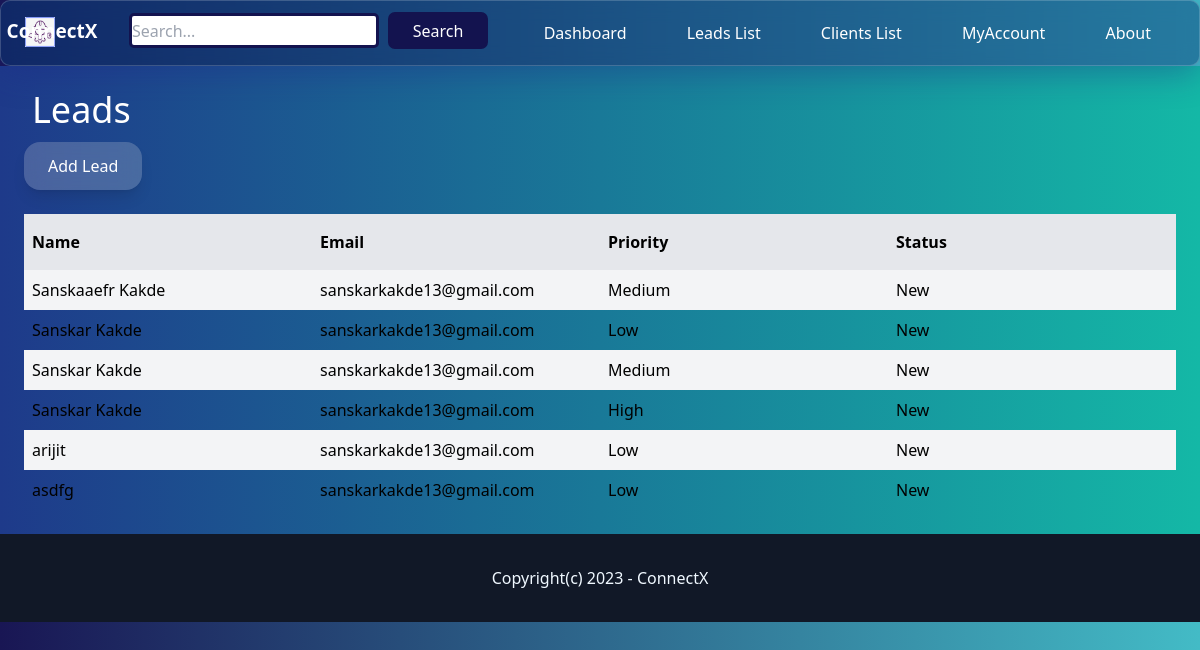
Screenshot of /dashboard/leads/ (signed in) with the database file from the repository.
### leads/models.py (models this page shows, shortened)
class Lead(models.Model):
    LOW = 'low'
    MEDIUM = 'medium'
    HIGH = 'high'
    CHOICES_PRIORITY = (
        (LOW, 'Low'),
        (MEDIUM, 'Medium'),
        (HIGH, 'High'),
    )
    NEW = 'new'
    CONTACTED = 'contacted'
    WON = 'won'
    LOST = 'lost'
    CHOICES_STATUS = (
        (NEW, 'New'),
        (CONTACTED, 'Contacted'),
        (WON, 'Won'),
        (LOST, 'Lost'),
    )
    plot = 'plot'
    readyTomove = 'readyTomove'
    apartment = 'apartment'
    Property_type=(
        (plot, 'plot'),
        (readyTomove, 'readyTomove'),
        (apartment, 'apartment'),
    )
    team = models.ForeignKey(Team, related_name='leads', on_delete=models.CASCADE)
    name = models.CharField(max_length=255)
    email = models.EmailField()
    phone = models.CharField(max_length=11,default=' ')
    Address = models.TextField(max_length=50, default=' ',blank=False,null=False)
    property_price = models.IntegerField(default='00')
    property_size = models.CharField(max_length=25,default=' ')
    property_locality = models.CharField(max_length=25, default=' ')
    property_type = models.CharField(max_length=11, choices=Property_type, default=plot)
    priority = models.CharField(max_length=10, choices=CHOICES_PRIORITY, default=MEDIUM)
    status = models.CharField(max_length=10, choices=CHOICES_STATUS, default=NEW)
    converted_to_client = models.BooleanField(default=False)
    created_by = models.ForeignKey(User, related_name='leads', on_delete=models.CASCADE)
    created_at = models.DateTimeField(auto_now_add=True)
    modified_at = models.DateTimeField(auto_now=True)
    class Meta:
        ordering = ('name',)

### leads/views.py (the view)
# urls.py: path('', views.LeadListView.as_view(), name='list'),
class LeadListView(LoginRequiredMixin, ListView):
    model = Lead
    def get_queryset(self):
        queryset = super(LeadListView, self).get_queryset()
        team = self.request.user.userprofile.active_team
        return queryset.filter(team=team,converted_to_client=False)

### teams/context_processors.py (called while the page is built)
def active_team(request):
    if request.user.is_authenticated:
        active_team = request.user.userprofile.get_active_team()
        if not active_team:
            active_team = Team.objects.filter(created_by=request.user)[0]
    else:
        active_team = None
    return {'active_team': active_team}

### userprofile/models.py (called while the page is built)
    def get_active_team(self):
        if self.active_team:
            return self.active_team
        else:
            return Team.objects.filter(members__in=[self.user.id]).first()

### leads/templates/leads/lead_list.html (shortened to what this page needs)
{% extends 'core/base.html' %}
{% block content %}
    <div class="py-6 px-6 bg-gradient-to-r from-blue-900 to-teal-500">
    <h1 class="text-4xl text-white" style="padding-left: 8px; padding-bottom: 12px;">Leads</h1>
    <a href="{% url 'leads:add' %}" class="inline-block py-3 px-6 mx-auto shadow-lg
        bg-light-gray-400 text-white
        rounded-2xl hover:font-bold  hover:text-black"
        style="background-color: rgb(231 231 231 / 22%);backdrop-filter: blur(10px);">
        Add Lead
    </a>
        {% if object_list %}
        <div class="mt-6 flex justify-between">
                <p class="py-4 px-2 bg-gray-200 font-semibold w-full">Name</p>
                <p class="py-4 px-2 bg-gray-200 font-semibold w-full">Email</p>
                <p class="py-4 px-2 bg-gray-200 font-semibold w-full">Priority</p>
                <p class="py-4 px-2 bg-gray-200 font-semibold w-full">Status</p>
            </div>
            {% for lead in object_list %}
                <div class="flex justify-between">
                    <p class="py-2 px-2 w-full {% cycle 'bg-gray-100' '' %}">
                        <a href="{% url 'leads:detail' lead.id %}">{{ lead.name }}</a>
                    </p>
                    <p class="py-2 px-2 w-full {% cycle 'bg-gray-100' '' %}">{{ lead.email }}</p>
                    <p class="py-2 px-2 w-full {% cycle 'bg-gray-100' '' %}">{{ lead.get_priority_display }}</p>
                    <p class="py-2 px-2 w-full {% cycle 'bg-gray-100' '' %}">{{ lead.get_status_display }}</p>
                </div>
                {% endfor %}
    {% else %}
            <p class="mt-6 px-2 text-white">There are no entries yet...</p>
    {% endif %}
</div>
{% endblock %}

### core/templates/core/base.html (style rules this page uses)
body { background: #191654; background: -webkit-linear-gradient(to left, #43bbc6,#191654); background: linear-gradient(to left,#43bbc6,#191654); }

### rows the page displays
Lead: name "Sanskaaefr Kakde", email "sanskarkakde13@gmail.com", priority "Medium", status "New"
Lead: name "Sanskar Kakde", email "sanskarkakde13@gmail.com", priority "Low", status "New"
Lead: name "Sanskar Kakde", email "sanskarkakde13@gmail.com", priority "Medium", status "New"
Lead: name "Sanskar Kakde", email "sanskarkakde13@gmail.com", priority "High", status "New"
Lead: name "arijit", email "sanskarkakde13@gmail.com", priority "Low", status "New"
Lead: name "asdfg", email "sanskarkakde13@gmail.com", priority "Low", status "New"
